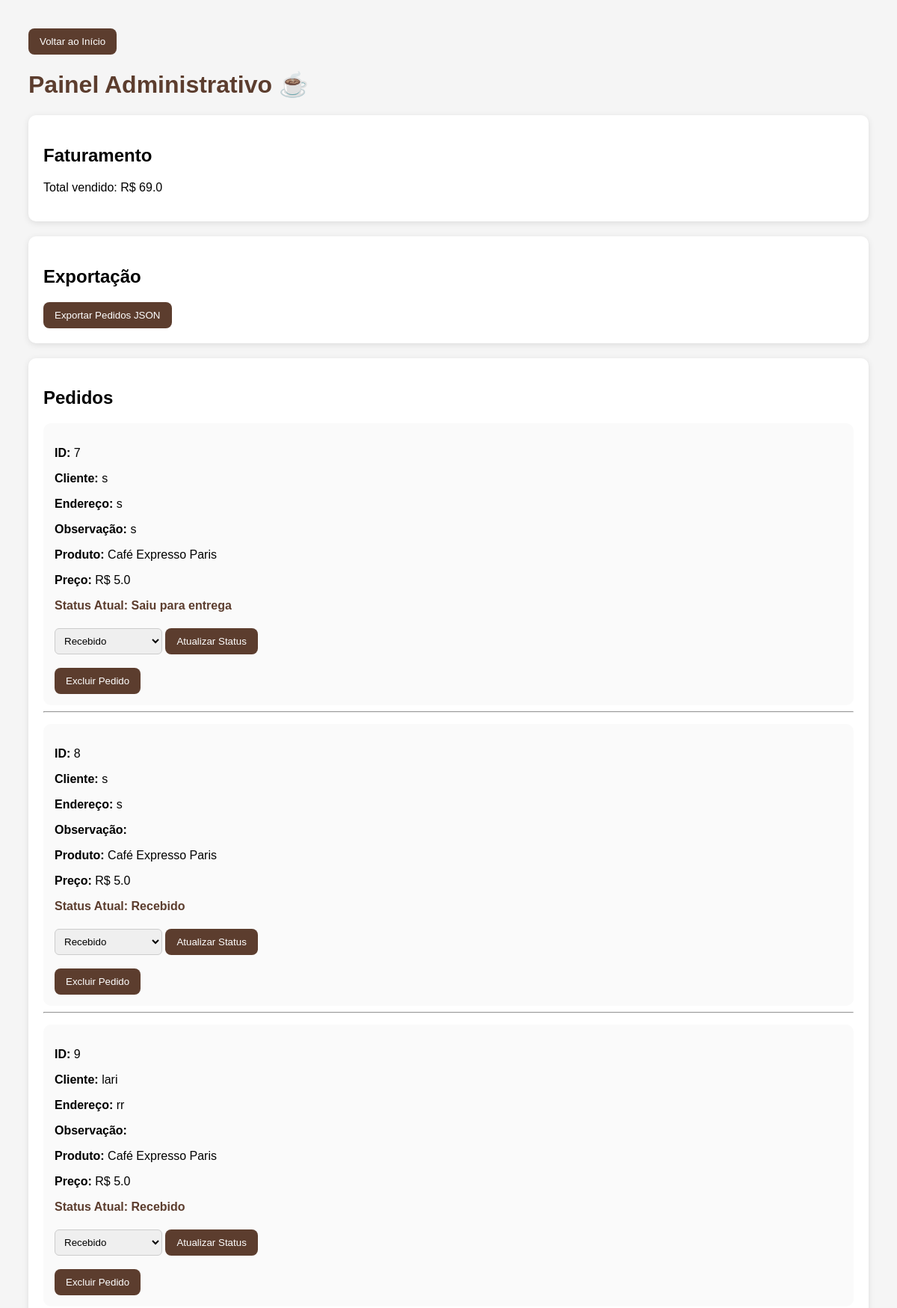
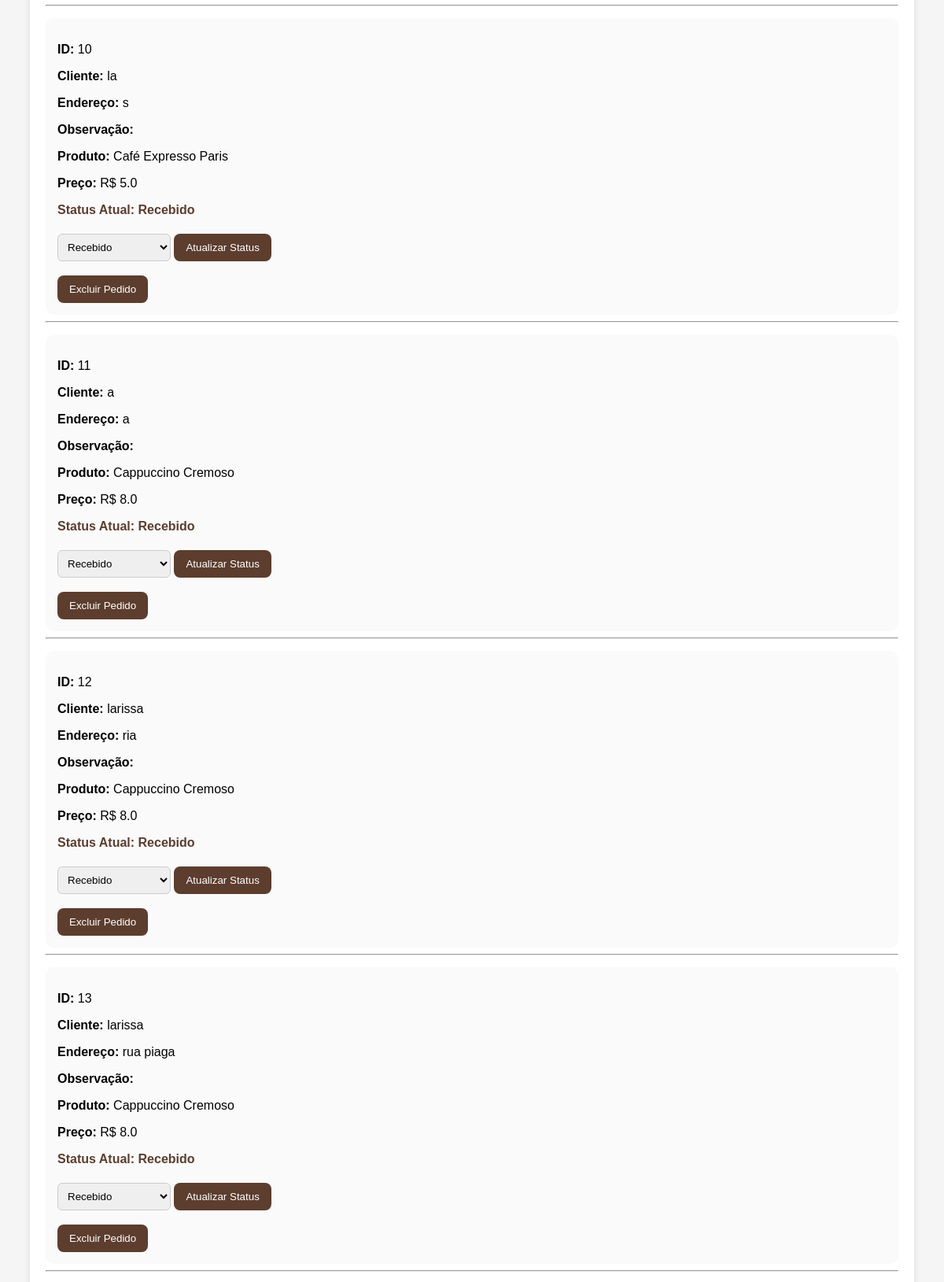
The page /admin (upper part) on the database its author committed (2 pictures, top to bottom).
### tables this page shows
CREATE TABLE pedidos (
     id INTEGER PRIMARY KEY AUTOINCREMENT,
     cliente TEXT,
     endereco TEXT,
     observacao TEXT,
     produto TEXT,
     preco REAL
    , status TEXT DEFAULT 'Recebido');

### app.py (the view)
@app.route("/admin")
def admin():
    pedidos = get_pedidos()
    produtos = get_produtos()
    faturamento = calcular_faturamento()
    return render_template("admin.html",
                           pedidos=pedidos,
                           produtos=produtos,
                           faturamento=faturamento)

### models.py (called while the page is built)
def conectar():
    return sqlite3.connect("cafeteria.db")

def get_produtos(categoria=None):
    conn = conectar()
    cursor = conn.cursor()
    if categoria:
        cursor.execute(
            "SELECT * FROM produtos WHERE categoria=?",
            (categoria,)
        )
    else:
        cursor.execute("SELECT * FROM produtos")
    dados = cursor.fetchall()
    conn.close()
    return dados

def get_pedidos():
    conn = conectar()
    cursor = conn.cursor()
    cursor.execute("SELECT * FROM pedidos")
    dados = cursor.fetchall()
    conn.close()
    return dados

def calcular_faturamento():
    conn = conectar()
    cursor = conn.cursor()
    cursor.execute(
        "SELECT SUM(preco) FROM pedidos"
    )
    total = cursor.fetchone()[0]
    conn.close()
    if total is None:
        return 0
    return total

### templates/admin.html (shortened to what this page needs)
<!DOCTYPE html>
<html lang="pt-br">
<head>
</head>
<body>
    <a href="/">
        <button>
            Voltar ao Início
        </button>
    </a>
    <h1>Painel Administrativo ☕</h1>
    <div class="card">
        <h2>Faturamento</h2>
        <p>
            Total vendido: R$ {{ faturamento }}
        </p>
    </div>
    <div class="card">
        <h2>Exportação</h2>
        <a href="/exportar-json">
            <button>
                Exportar Pedidos JSON
            </button>
        </a>
    </div>
    <div class="card">
        <h2>Pedidos</h2>
        {% for pedido in pedidos %}
        <div class="pedido-box">
            <p>
                <strong>ID:</strong> {{ pedido[0] }}
            </p>
            <p>
                <strong>Cliente:</strong> {{ pedido[1] }}
            </p>
            <p>
                <strong>Endereço:</strong> {{ pedido[2] }}
            </p>
            <p>
                <strong>Observação:</strong> {{ pedido[3] }}
            </p>
            <p>
                <strong>Produto:</strong> {{ pedido[4] }}
            </p>
            <p>
                <strong>Preço:</strong> R$ {{ pedido[5] }}
            </p>
            <p class="status">
                Status Atual: {{ pedido[6] }}
            </p>
            <form action="/atualizar-status" method="POST">
                <select name="status">
                    <option value="Recebido">
                        Recebido
                    </option>
                </select>
                <button type="submit">
                    Atualizar Status
                </button>
            </form>
            <br>
            <a href="/excluir-pedido/{{ pedido[0] }}">
                <button>
                    Excluir Pedido
                </button>
            </a>
        </div>
        <hr>
        {% endfor %}
    </div>
</body>
</html>

### templates/admin.html (style rules this page uses)
body { font-family: Arial; background-color: #f5f5f5; padding: 30px; }
h1 { color: #5c3d2e; }
.card { background: white; padding: 20px; margin-bottom: 20px; border-radius: 10px; box-shadow: 0px 2px 8px rgba(0,0,0,0.1); }
button { background: #5c3d2e; color: white; border: none; padding: 10px 15px; border-radius: 8px; cursor: pointer; }
input, select { padding: 8px; margin-top: 5px; border-radius: 6px; border: 1px solid #ccc; }
a { text-decoration: none; }
.pedido-box { background: #fafafa; padding: 15px; border-radius: 10px; margin-top: 15px; }
.status { font-weight: bold; color: #5c3d2e; }

### rows shown on the page
pedidos: id "7", cliente "s", endereco "s", observacao "s", produto "Café Expresso Paris", preco "5.0", status "Saiu para entrega"
pedidos: id "8", cliente "s", endereco "s", produto "Café Expresso Paris", preco "5.0", status "Recebido"
pedidos: id "9", cliente "lari", endereco "rr", produto "Café Expresso Paris", preco "5.0", status "Recebido"
pedidos: id "10", cliente "la", endereco "s", produto "Café Expresso Paris", preco "5.0", status "Recebido"
pedidos: id "11", cliente "a", endereco "a", produto "Cappuccino Cremoso", preco "8.0", status "Recebido"
pedidos: id "12", cliente "larissa", endereco "ria", produto "Cappuccino Cremoso", preco "8.0", status "Recebido"
pedidos: id "13", cliente "larissa", endereco "rua piaga", produto "Cappuccino Cremoso", preco "8.0", status "Recebido"

### other values the page prints
{{ faturamento }} "69.0"
